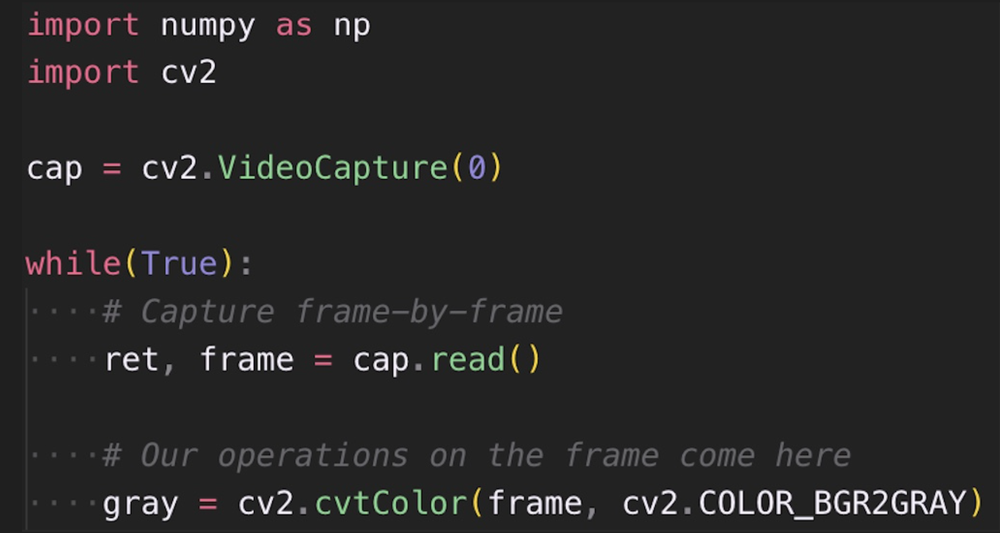
#> input picture picture_file/input_image.png, 1000 x 533 px, shrunk from 1682 x 896 before the run, found by its file name
$ python ZchatGDP_test.py
#> lines starting #> are read from the running program, lines starting #| are printed output that depends on the picture; after the words box and inside, x2 and y2 are one past the last pixel; in counts of white or black regions, pixels touching at a corner belong together
import cv2
import numpy as np

# 画像を読み込む
image = cv2.imread('input_image.png')
#> image is the input picture: shape (533, 1000, 3); mean B, G, R 39.1, 39.2, 39.5
gray = cv2.cvtColor(image, cv2.COLOR_BGR2GRAY)

# ノイズ除去
denoised = cv2.fastNlMeansDenoising(gray, None, 10, 7, 21)

# 適応的閾値処理
binary = cv2.adaptiveThreshold(denoised, 255, cv2.ADAPTIVE_THRESH_GAUSSIAN_C, cv2.THRESH_BINARY_INV, 11, 2)
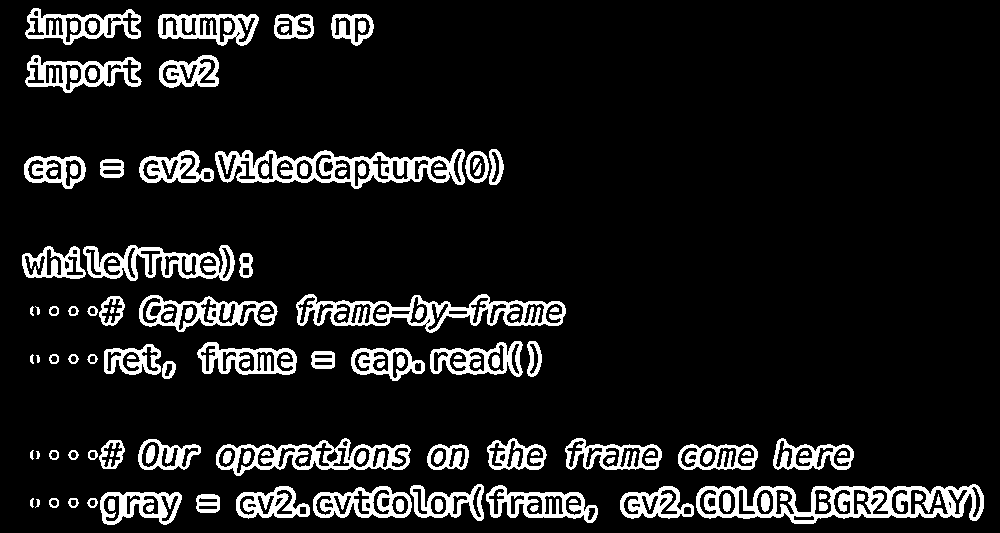
#> binary: shape (533, 1000); 10.8% white; 126 white regions, largest, box (x1, y1, x2, y2) and area: (696, 484, 984, 524) 5057, (215, 149, 465, 189) 4098, (296, 294, 566, 333) 3637

# モルフォロジー演算
kernel = np.ones((3,3), np.uint8)
morph = cv2.morphologyEx(binary, cv2.MORPH_CLOSE, kernel)
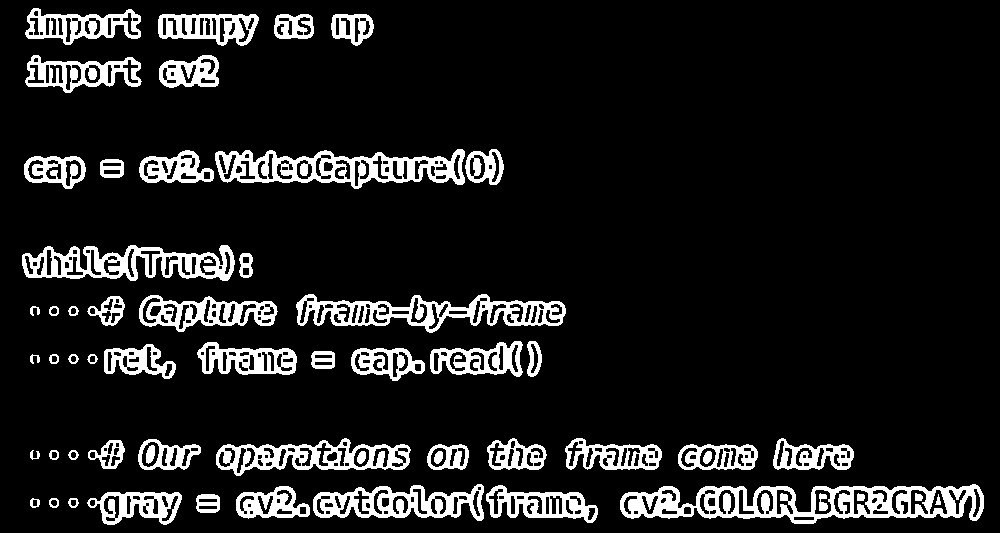
#> morph: shape (533, 1000); 11.3% white; 57 white regions, largest, box (x1, y1, x2, y2) and area: (620, 484, 984, 524) 6880, (215, 149, 465, 189) 4646, (296, 294, 566, 333) 4094

# 連結成分のラベリング
num_labels, labels, stats, centroids = cv2.connectedComponentsWithStats(morph, connectivity=8)
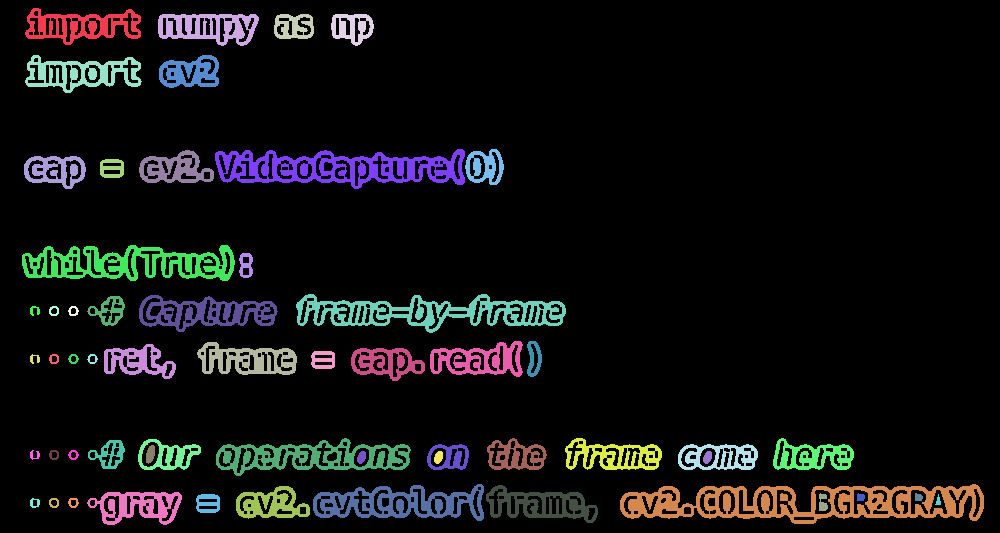
#> labels: shape (533, 1000) int32; 58 distinct labels, from 0 to 57; one colour per label, 0 black
#> num_labels = 58; stats = 58 rows, first 6: [0, 0, 1000, 533, 472676], [25, 8, 116, 37, 1933], [158, 14, 101, 32, 1837], [274, 14, 40, 25, 658], [331, 14, 43, 32, 769], [25, 55, 117, 38, 1964]; centroids = 58 pairs, first value 34.22 to 937.9, second value 25.4 to 505.6

# 結果を表示するための画像を作成
result = np.zeros(image.shape, dtype=np.uint8)

# 緑色を定義（BGRフォーマット）
green_color = (0, 255, 0)

# 各連結成分（文字）に緑色をつける
for i in range(1, num_labels):  # 0はバックグラウンドなのでスキップ
    # 小さすぎる成分は無視
    #if stats[i, cv2.CC_STAT_AREA] < 50:
    #    continue

    # 文字のマスクを作成
    char_mask = (labels == i).astype(np.uint8) * 255

    # 文字の輪郭を検出
    contours, _ = cv2.findContours(char_mask, cv2.RETR_EXTERNAL, cv2.CHAIN_APPROX_SIMPLE)

    # 文字の輪郭を緑色で描画
    cv2.drawContours(result, contours, -1, green_color, 2)
#> this loop made 57 passes
#> pass 1, `char_mask = (labels == i).astype(np.uint8) * 255`:
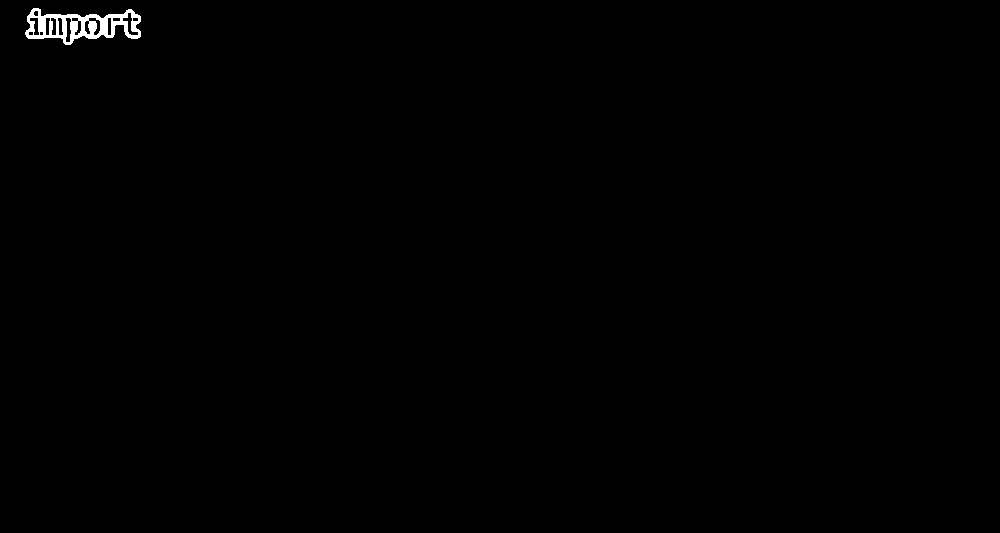
#> char_mask: shape (533, 1000); 0.36% white; 1 white region, box (x1, y1, x2, y2) and area: (25, 8, 141, 45) 1933
#> after the loop:
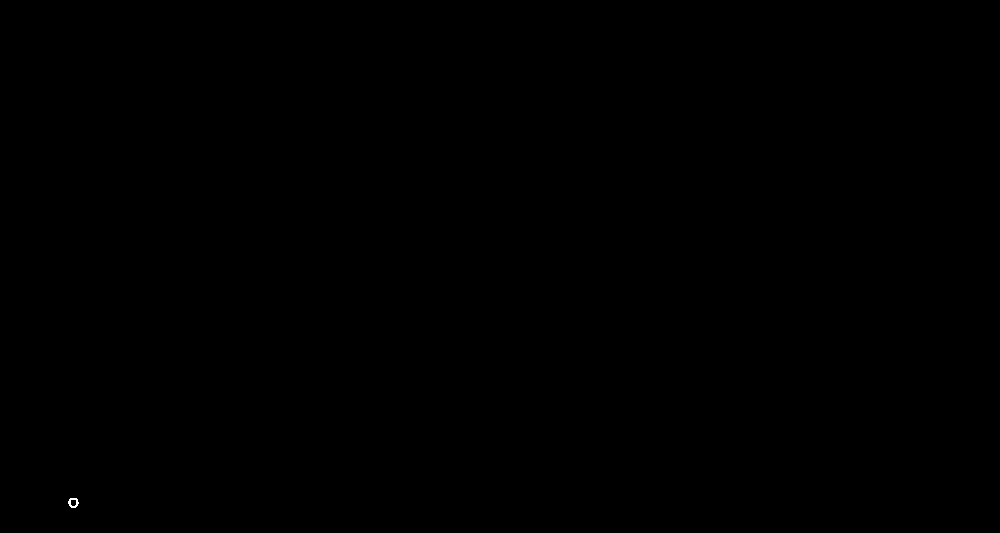
#> char_mask: shape (533, 1000); 0.01% white in thin lines or dots, all inside (x1, y1, x2, y2) = (68, 498, 79, 508)
#> after the loop:
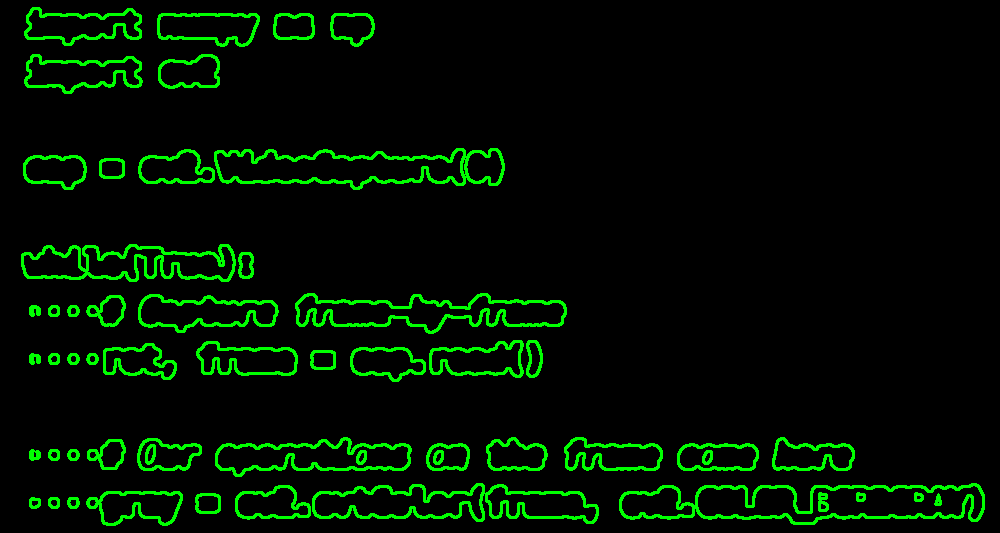
#> result: shape (533, 1000, 3); mean of channels 0, 1, 2 0, 16.7, 0; drawn as B, G, R

    # 文字の内部を緑色で塗りつぶす（オプション）
    # cv2.fillPoly(result, contours, green_color)

# 元の画像と結果を合成
output = cv2.addWeighted(image, 0.7, result, 0.3, 0)
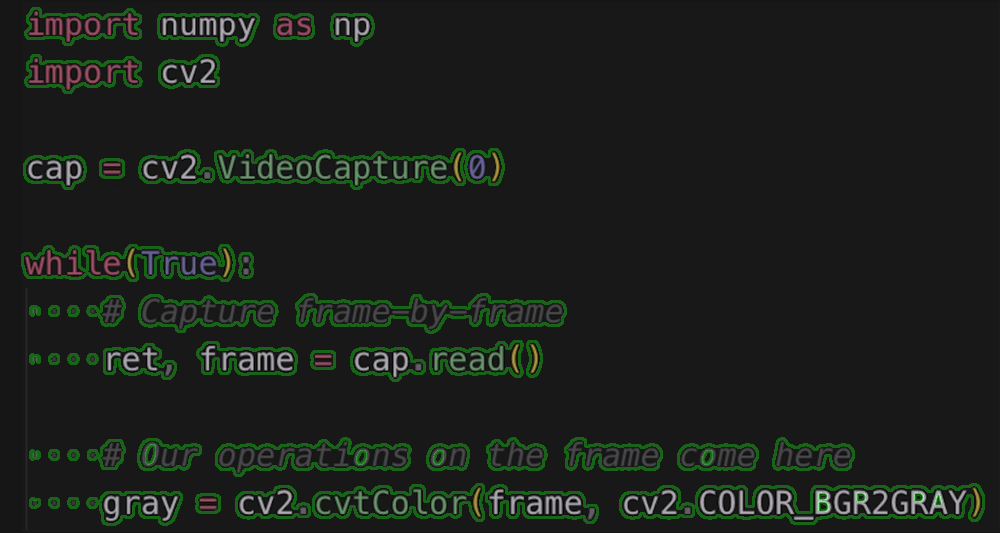
#> output: shape (533, 1000, 3); mean B, G, R 27.5, 32.6, 27.8

# 結果を表示
cv2.imshow('Green Characters', output)
cv2.waitKey(0)
cv2.destroyAllWindows()

# 結果を保存
cv2.imwrite('output_image.png', output)
